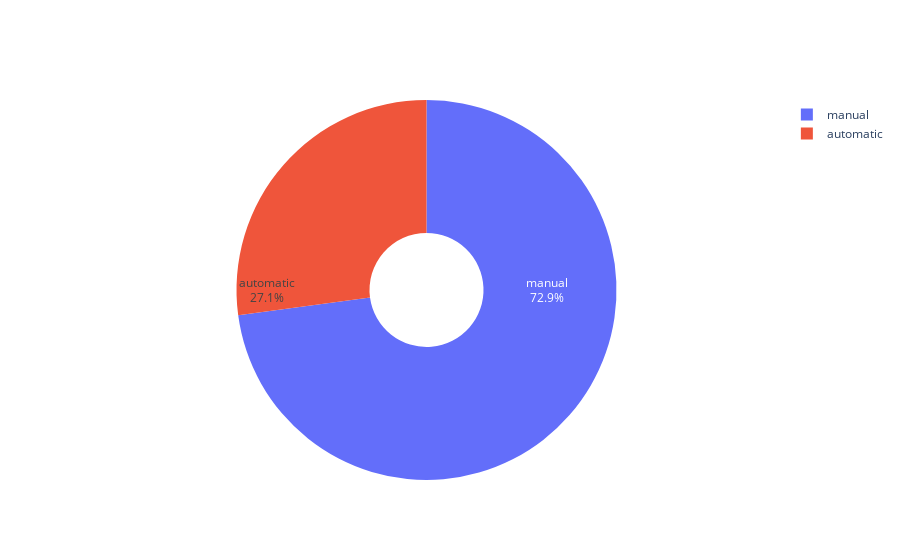

Notebook code for this chart:
### Code cell
# Distribution of transmission
data_pie = df['transmission'].value_counts()

fig = go.Figure(data=[go.Pie(labels=data_pie.index, values=data_pie.tolist(), textinfo='label+percent',insidetextorientation='radial')])

fig.update_traces(hole=.3, hoverinfo="label+percent+name")

### Figure 1 — Plotly figure (JSON) as saved in the notebook; plotly's stock layout.template omitted (floating-point values rounded to 4 significant figures)
{"data": [{"hole": 0.3, "hoverinfo": "label+percent+name", "insidetextorientation": "radial", "labels": ["manual", "automatic"], "textinfo": "label+percent", "type": "pie", "values": [642, 239]}], "layout": {}}
